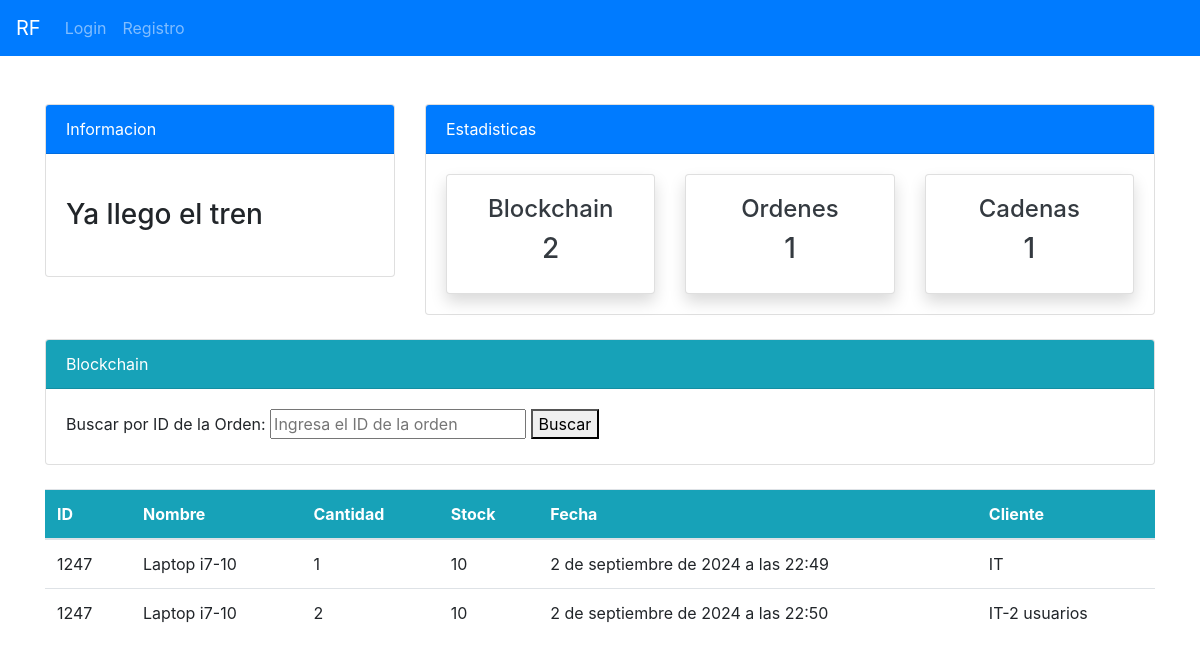
Before: /blockchain/consulta/ with the older database file.
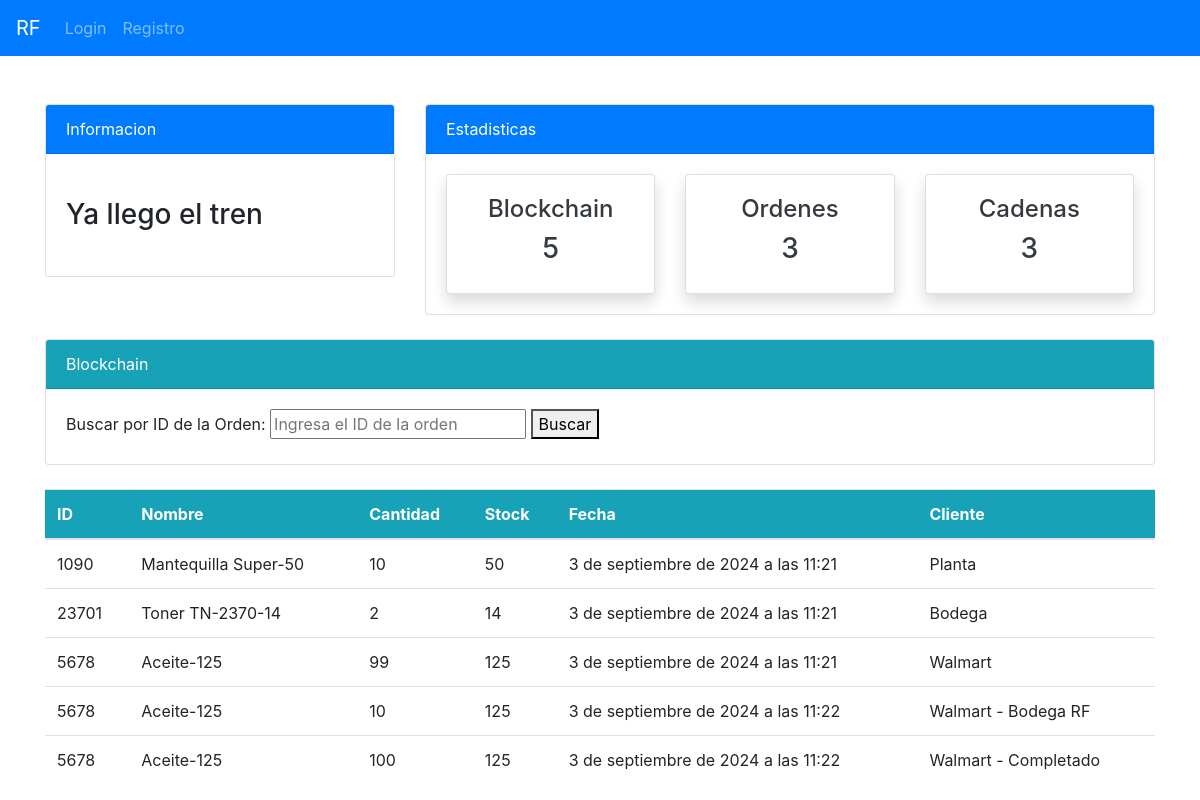
After: the same page with the newer database file.
### blockchain/models.py (models this page shows)
class Block(models.Model):
    cadena = models.ForeignKey(Cadena, on_delete=models.CASCADE, related_name='bloques', null=True, blank=True)
    orden_id  = models.CharField(max_length=100)
    nombre = models.ForeignKey(Product, on_delete=models.CASCADE)
    cantidad = models.IntegerField()
    stock = models.IntegerField()
    fecha = models.DateTimeField(default=timezone.now)  # Se añade automáticamente la fecha y hora actuales
    cliente = models.CharField(max_length=255) #se añade cliente que pide orden
    hash = models.CharField(max_length=64)
    prev_hash = models.CharField(max_length=64)
    timestamp = models.DateTimeField(auto_now_add=True)
    completado = models.BooleanField(default=False)
    def __str__(self):
        return f'Bloque {self.id} - {self.nombre}'

### api/models.py (models this page shows)
class Product(models.Model):
    name = models.CharField(max_length=100, null=True)
    quantity = models.PositiveIntegerField(null=True)
    category = models.CharField(max_length=50, choices=CATEGORY, null=True)
    def __str__(self):
        return f'{self.name}-{self.quantity}'

### blockchain/views.py (the view)
# urls.py: path('consulta/', views.consulta, name='blockchain-consulta'),
def consulta(request):
    block_count = Block.objects.all().count()
    cadena_count = Cadena.objects.all().count()
    all_ids = Block.objects.values_list('orden_id', flat=True).distinct()
    print(f"Todos los IDs: {all_ids}")  # Agrega esta línea para depurar
    orden_id = request.GET.get('orden_id')
    if orden_id:
        blocks = Block.objects.filter(orden_id=orden_id)
    else:
        blocks = Block.objects.all()
    print(f"Blocks: {blocks}")  # Agrega esta línea para depurar
    context = {
        'all_ids': all_ids,
        'blocks': blocks,
        'block_count':block_count,
        'cadena_count':cadena_count,
    }
    return render(request, 'blockchain/consulta.html', context)

### templates/blockchain/consulta.html (shortened to what this page needs)
{% extends 'partials/base.html' %}
{% block content %}
{% include 'blockchain/top_nav_block.html' %}
    <div class="container mt-4">
        <div class="card">
            <div class="card-header bg-info text-white">Blockchain</div>
            <div class="card-body">
            <form method="get" action="{% url 'blockchain-consulta' %}">
                <label for="order_id">Buscar por ID de la Orden:</label>
                <input type="text" id="order_id" name="order_id" placeholder="Ingresa el ID de la orden">
                <button type="submit">Buscar</button>
            </form>
        </div>
    </div>
    <br>
            <div class="block-container">
                {% if blocks %}
                    <table class="table bg-white">
                        <thead class="bg-info text-white">
                            <tr>
                                <th>ID</th>
                                <th>Nombre</th>
                                <th>Cantidad</th>
                                <th>Stock</th>
                                <th>Fecha</th>
                                <th>Cliente</th>
                            </tr>
                        </thead>
                        <tbody>
                            {% for block in blocks %}
                                <tr>
                                    <td>{{ block.orden_id }}</td>
                                    <td>{{ block.nombre }}</td>
                                    <td>{{ block.cantidad }}</td>
                                    <td>{{ block.stock }}</td>
                                    <td>{{ block.fecha }}</td>
                                    <td>{{ block.cliente }}</td>
                                </tr>
                            {% endfor %}
                        </tbody>
                    </table>
                {% else %}
                    <p>No se encontraron bloques para el ID de orden proporcionado.</p>
                {% endif %}
            </div>
            </div>
{% endblock%}

### templates/partials/base.html (shortened to what this page needs)
<!doctype html>
<html lang="es">
  <head>
    <link rel="stylesheet" href="https://cdn.jsdelivr.net/npm/bootstrap@4.6.2/dist/css/bootstrap.min.css">
    {% load static %}
    <link rel="stylesheet" href="{% static "style.css" %}">
  </head>
  <body>
    {% include 'partials/nav.html' %}
    {% block content %}
    {% endblock %}
  </body>
</html>

### templates/partials/nav.html (shortened to what this page needs)
<!DOCTYPE html>
<html lang="es">
<head>
    <link rel="stylesheet" href="https://stackpath.bootstrapcdn.com/bootstrap/4.5.2/css/bootstrap.min.css">
</head>
<body>
  {% load crispy_forms_tags %}
<nav class="navbar navbar-expand-lg navbar-dark bg-primary pl-3">
  <a class="navbar-brand" href="{% url "api-index" %}">RF</a>
  {% if user.is_authenticated %}
  <ul class="navbar-nav mr-0">
    <li class="nav-item">
      <a class="nav-link" href={% url "user-perfil" %}>Perfil {{ user.username }} </a>
    </li>
    <li class="nav-item">
      <a class="nav-link" href={% url "api-index" %}>Dashboard</a>
    </li>
    <li class="nav-item">
        {% if  user.is_authenticated and user.is_staff and user.is_superuser%}
        <a class="nav-link" href={% url "blockchain-dashboard" %}>Blockchain</a>
        {% endif %}
      </li>
      <li class="nav-item">
          <form method="post" action="{% url 'user-logout' %}">
          {% csrf_token %}
          <button type="submit" class="btn btn-primary">Logout</button></form>
        </a>
    </li>
  </ul>
    {% else %}
    <div class="collapse navbar-collapse" id="navbarSupportedContent">
      <ul class="navbar-nav ">
        <li class="nav-item">
          <a class="nav-link" href="{% url 'user-login' %}">Login</a>
        </li>
        <li class="nav-item">
          <a class="nav-link" href="{% url 'user-register' %}">Registro</a>
        </li>
      </ul>
    {% endif %}
  </div>
</nav>
</body>

### templates/blockchain/top_nav_block.html (shortened to what this page needs)
<div class="container mt-4">
    <div class="row">
        <div class="col-md-4 mt-4">
            <div class="card">
                <div class="card-header bg-primary text-white">
                    Informacion
                </div>
                <div class="card-body">
                    <marquee behavior="" direction="">
                        <h3 class="my-4">Ya llego el tren</h3>
                    </marquee>
                </div>
            </div>
        </div>
        <div class="col-md-8 mt-4">
            <div class="card">
                <div class="card-header bg-primary text-white">
                    Estadisticas
                </div>
                        <div class="card-body">
                            <div class="row">
                                <div class="col-md-4">
                                    <a class="text-decoration-none text-dark" href="{% url "blockchain-consulta" %}">
                                        <div class="card my-card shadow">
                                            <div class="card-body text-center">
                                                <h4>Blockchain </h4>
                                                <h3> {{ block_count }} </h3>
                                            </div>
                                        </div>
                                    </a>
                                </div>
                                <div class="col-md-4">
                                    <a class="text-decoration-none text-dark" href="{% url "blockchain-orden" %}">
                                        <div class="card my-card shadow">
                                            <div class="card-body text-center">
                                                <h4>Ordenes </h4>
                                                <h3> {{ cadena_count }}  </h3>
                                            </div>
                                        </div>
                                    </a>
                                </div>
                                <div class="col-md-4">
                                    <a class="text-decoration-none text-dark" href="{% url "blockchain-bloques" %}">
                                        <div class="card my-card shadow">
                                            <div class="card-body text-center">
                                                <h4>Cadenas </h4>
                                                <h3>{{ cadena_count }} </h3>
                                            </div>
                                        </div>
                                    </a>
                                </div>
                            </div>
                        </div>
                    </div>
                </div>
            </div>
        </div>

### static/style.css (style rules this page uses)
body { background: rgb(255,255,255); }

Changed rows visible on the page:
removed Block: orden_id "1247", nombre "Laptop i7-10", cantidad "1", stock "10", fecha "2 de septiembre de 2024 a las 22:49", cliente "IT"
removed Block: orden_id "1247", nombre "Laptop i7-10", cantidad "2", stock "10", fecha "2 de septiembre de 2024 a las 22:50", cliente "IT-2 usuarios"
added Block: orden_id "1090", nombre "Mantequilla Super-50", cantidad "10", stock "50", fecha "3 de septiembre de 2024 a las 11:21", cliente "Planta"
added Block: orden_id "23701", nombre "Toner TN-2370-14", cantidad "2", stock "14", fecha "3 de septiembre de 2024 a las 11:21", cliente "Bodega"
added Block: orden_id "5678", nombre "Aceite-125", cantidad "99", stock "125", fecha "3 de septiembre de 2024 a las 11:21", cliente "Walmart"
added Block: orden_id "5678", nombre "Aceite-125", cantidad "10", stock "125", fecha "3 de septiembre de 2024 a las 11:22", cliente "Walmart - Bodega RF"
added Block: orden_id "5678", nombre "Aceite-125", cantidad "100", stock "125", fecha "3 de septiembre de 2024 a las 11:22", cliente "Walmart - Completado"
Other visible differences:
{{ block_count }}: "2" → "5"
{{ cadena_count }}: "1" → "3"
